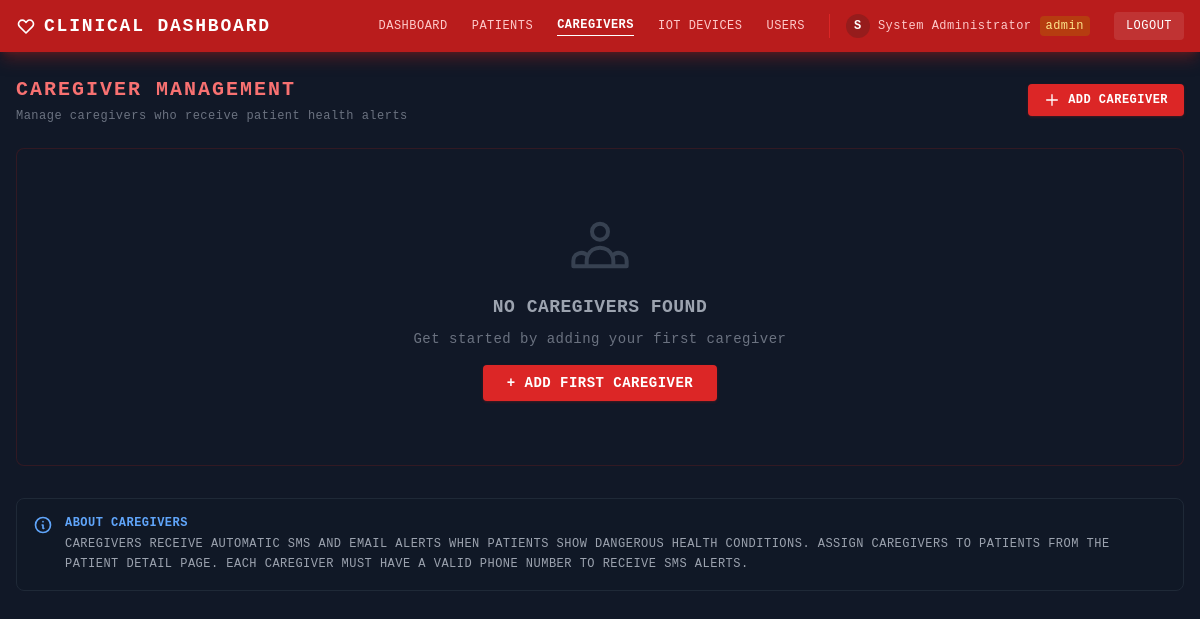
The page /caregivers/add (signed in) on the database its author committed.
### app.py (models this page shows, shortened)
class User(UserMixin, db.Model):
    id = db.Column(db.Integer, primary_key=True)
    username = db.Column(db.String(80), unique=True, nullable=False)
    email = db.Column(db.String(120), unique=True, nullable=False)
    phone = db.Column(db.String(20))
    full_name = db.Column(db.String(100), nullable=False)
    password_hash = db.Column(db.String(200), nullable=False)
    role = db.Column(db.String(20), default='caregiver')  # admin, doctor, caregiver
    is_active = db.Column(db.Boolean, default=True)
    created_at = db.Column(db.DateTime, default=datetime.utcnow)
    patients = db.relationship('PatientCaregiver', foreign_keys='PatientCaregiver.caregiver_id', backref='caregiver')

### app.py (the view, shortened to what this page needs)
@app.route("/caregivers/add", methods=["GET", "POST"])
@login_required
@role_required('admin', 'doctor')
def add_caregiver():
    return render_template("add_caregiver.html")

### app.py (called while the page is built)
def role_required(*roles):
    def decorator(f):
        @wraps(f)
        def decorated_function(*args, **kwargs):
            if not current_user.is_authenticated:
                flash('Please log in to access this page.', 'warning')
                return redirect(url_for('login'))
            if current_user.role not in roles:
                flash('You do not have permission to access this page.', 'error')
                return redirect(url_for('index'))
            return f(*args, **kwargs)
        return decorated_function
    return decorator

@login_manager.user_loader
def load_user(user_id):
    return User.query.get(int(user_id))

### templates/add_caregiver.html (shortened to what this page needs)
<!DOCTYPE html>
<html lang="en">
<head>
    <script src="https://cdn.tailwindcss.com"></script>
</head>
<body class="min-h-screen bg-[#111827] text-white" style="text-transform:uppercase;letter-spacing:.03em">
    <nav class="bg-red-700 shadow-lg shadow-red-900/50">
        <div class="max-w-7xl mx-auto px-4 py-3 flex items-center justify-between">
            <a href="/" class="text-white font-bold text-lg tracking-widest flex items-center gap-2">
                <svg class="w-5 h-5" fill="none" stroke="currentColor" stroke-width="2" viewBox="0 0 24 24">
                    <path stroke-linecap="round" stroke-linejoin="round" d="M4.318 6.318a4.5 4.5 0 000 6.364L12 20.364l7.682-7.682a4.5 4.5 0 00-6.364-6.364L12 7.636l-1.318-1.318a4.5 4.5 0 00-6.364 0z"/>
                </svg>
                Clinical Dashboard
            </a>
            <div class="hidden md:flex items-center gap-6">
                <a href="/" class="text-red-200 hover:text-white text-xs transition-colors">Dashboard</a>
                <a href="/patients" class="text-red-200 hover:text-white text-xs transition-colors">Patients</a>
                <a href="/caregivers" class="text-white text-xs font-bold border-b border-white pb-0.5">Caregivers</a>
                <a href="/devices" class="text-red-200 hover:text-white text-xs transition-colors">IoT Devices</a>
                {% if current_user.role == 'admin' %}
                <a href="/users" class="text-red-200 hover:text-white text-xs transition-colors">Users</a>
                {% endif %}
                <span class="text-red-200 text-xs normal-case border-l border-red-600 pl-4 flex items-center gap-2">
                    <span class="w-6 h-6 rounded-full bg-red-900/60 flex items-center justify-center text-white font-bold text-xs">
                        {{ current_user.full_name[0]|upper if current_user.full_name else '?' }}
                    </span>
                    {{ current_user.full_name }}
                    <span class="px-1.5 py-0.5 rounded text-xs
                        {% if current_user.role == 'admin' %}bg-amber-700/60 text-amber-200
                        {% elif current_user.role == 'doctor' %}bg-cyan-800/60 text-cyan-200
                        {% else %}bg-emerald-900/60 text-emerald-200{% endif %}">
                        {{ current_user.role }}
                    </span>
                </span>
                <a href="/logout" class="bg-white/10 hover:bg-white/20 text-white text-xs px-3 py-1.5 rounded transition-colors">Logout</a>
            </div>
        </div>
    </nav>
    <div class="max-w-7xl mx-auto px-4 py-6">
        <div class="flex flex-col sm:flex-row sm:items-center justify-between gap-4 mb-6">
            <div>
                <h1 class="text-xl font-bold text-red-400 tracking-widest">Caregiver Management</h1>
                <p class="text-xs text-gray-500 mt-1 normal-case">Manage caregivers who receive patient health alerts</p>
            </div>
            {% if current_user.role in ('admin', 'doctor') %}
            <a href="/caregivers/add"
               class="bg-red-600 hover:bg-red-700 text-white font-bold text-xs px-4 py-2 rounded transition-colors shadow shadow-red-900/40 inline-flex items-center gap-2">
                <svg class="w-4 h-4" fill="none" stroke="currentColor" stroke-width="2" viewBox="0 0 24 24">
                    <path stroke-linecap="round" stroke-linejoin="round" d="M12 4v16m8-8H4"/>
                </svg>
                Add Caregiver
            </a>
            {% endif %}
        </div>
        {% if caregivers and caregivers|length > 0 %}
        <div class="grid grid-cols-1 md:grid-cols-2 lg:grid-cols-3 gap-4">
            {% for caregiver in caregivers %}
            <div class="bg-gray-900 border border-red-800 rounded-lg overflow-hidden shadow-md shadow-red-950/30 hover:border-red-600 transition-all duration-300 hover-scale">
                <div class="bg-gradient-to-r from-red-900/40 to-red-800/20 px-4 py-3 border-b border-red-800">
                    <div class="flex items-center gap-3">
                        <div class="w-10 h-10 rounded-full bg-red-700/60 flex items-center justify-center text-white font-bold text-lg flex-shrink-0">
                            {{ caregiver.full_name[0]|upper if caregiver.full_name else caregiver.name[0]|upper if caregiver.name else '?' }}
                        </div>
                        <div class="flex-1">
                            <h3 class="text-sm font-bold text-white">{{ caregiver.full_name if caregiver.full_name else caregiver.name }}</h3>
                            <p class="text-xs text-gray-400 normal-case">
                                {% if caregiver.role %}
                                    Role: {{ caregiver.role }}
                                {% else %}
                                    Caregiver
                                {% endif %}
                            </p>
                        </div>
                        {% if caregiver.is_active is defined %}
                            {% if caregiver.is_active %}
                            <span class="inline-flex items-center gap-1">
                                <span class="w-1.5 h-1.5 rounded-full bg-green-400 pulse-animation"></span>
                                <span class="text-green-400 text-xs">Active</span>
                            </span>
                            {% else %}
                            <span class="inline-flex items-center gap-1">
                                <span class="w-1.5 h-1.5 rounded-full bg-gray-500"></span>
                                <span class="text-gray-500 text-xs">Inactive</span>
                            </span>
                            {% endif %}
                        {% endif %}
                    </div>
                </div>
                <div class="p-4 space-y-3">
                    <div class="space-y-2">
                        {% if caregiver.email %}
                        <div class="flex items-center gap-2 text-xs">
                            <svg class="w-3.5 h-3.5 text-gray-500" fill="none" stroke="currentColor" stroke-width="2" viewBox="0 0 24 24">
                                <path stroke-linecap="round" stroke-linejoin="round" d="M3 8l7.89 5.26a2 2 0 002.22 0L21 8M5 19h14a2 2 0 002-2V7a2 2 0 00-2-2H5a2 2 0 00-2 2v10a2 2 0 002 2z"/>
                            </svg>
                            <span class="text-gray-400 normal-case truncate">{{ caregiver.email }}</span>
                        </div>
                        {% endif %}
                        {% if caregiver.phone %}
                        <div class="flex items-center gap-2 text-xs">
                            <svg class="w-3.5 h-3.5 text-gray-500" fill="none" stroke="currentColor" stroke-width="2" viewBox="0 0 24 24">
                                <path stroke-linecap="round" stroke-linejoin="round" d="M3 5a2 2 0 012-2h3.28a1 1 0 01.948.684l1.498 4.493a1 1 0 01-.502 1.21l-2.257 1.13a11.042 11.042 0 005.516 5.516l1.13-2.257a1 1 0 011.21-.502l4.493 1.498a1 1 0 01.684.949V19a2 2 0 01-2 2h-1C9.716 21 3 14.284 3 6V5z"/>
                            </svg>
                            <span class="text-gray-400 normal-case">{{ caregiver.phone }}</span>
                        </div>
                        {% endif %}
                        {% if caregiver.created_at %}
                        <div class="flex items-center gap-2 text-xs">
                            <svg class="w-3.5 h-3.5 text-gray-500" fill="none" stroke="currentColor" stroke-width="2" viewBox="0 0 24 24">
                                <path stroke-linecap="round" stroke-linejoin="round" d="M8 7V3m8 4V3m-9 8h10M5 21h14a2 2 0 002-2V7a2 2 0 00-2-2H5a2 2 0 00-2 2v12a2 2 0 002 2z"/>
                            </svg>
                            <span class="text-gray-500 normal-case">
                                Joined:
                                {% if caregiver.created_at is string %}
                                    {{ caregiver.created_at[:10] }}
                                {% else %}
                                    {{ caregiver.created_at.strftime('%Y-%m-%d') if caregiver.created_at.strftime else caregiver.created_at }}
                                {% endif %}
                            </span>
                        </div>
                        {% endif %}
                    </div>
                    {% if caregiver.patient_count is defined %}
                    <div class="border-t border-red-900/30 pt-2 mt-2">
                        <div class="flex items-center justify-between text-xs">
                            <span class="text-gray-500">Assigned Patients</span>
                            <span class="text-red-400 font-bold">{{ caregiver.patient_count }}</span>
                        </div>
                    </div>
                    {% endif %}
                </div>
                <div class="px-4 pb-4 flex gap-2">
                    {% if current_user.role in ('admin', 'doctor') %}
                    <a href="/caregivers/{{ caregiver.id }}/edit"
                       class="flex-1 text-center bg-gray-800 hover:bg-gray-700 text-gray-300 font-bold text-xs py-1.5 rounded transition-colors inline-flex items-center justify-center gap-1">
                        <svg class="w-3 h-3" fill="none" stroke="currentColor" stroke-width="2" viewBox="0 0 24 24">
                            <path stroke-linecap="round" stroke-linejoin="round" d="M11 5H6a2 2 0 00-2 2v11a2 2 0 002 2h11a2 2 0 002-2v-5m-1.414-9.414a2 2 0 112.828 2.828L11.828 15H9v-2.828l8.586-8.586z"/>
                        </svg>
                        Edit
                    </a>
                    {% endif %}
                    {% if caregiver.email %}
                    <a href="mailto:{{ caregiver.email }}"
                       class="flex-1 text-center bg-blue-800 hover:bg-blue-700 text-gray-300 font-bold text-xs py-1.5 rounded transition-colors inline-flex items-center justify-center gap-1">
                        <svg class="w-3 h-3" fill="none" stroke="currentColor" stroke-width="2" viewBox="0 0 24 24">
                            <path stroke-linecap="round" stroke-linejoin="round" d="M3 8l7.89 5.26a2 2 0 002.22 0L21 8M5 19h14a2 2 0 002-2V7a2 2 0 00-2-2H5a2 2 0 00-2 2v10a2 2 0 002 2z"/>
                        </svg>
                        Email
                    </a>
                    {% endif %}
                    {% if caregiver.phone %}
                    <a href="tel:{{ caregiver.phone }}"
                       class="flex-1 text-center bg-emerald-800 hover:bg-emerald-700 text-gray-300 font-bold text-xs py-1.5 rounded transition-colors inline-flex items-center justify-center gap-1">
                        <svg class="w-3 h-3" fill="none" stroke="currentColor" stroke-width="2" viewBox="0 0 24 24">
                            <path stroke-linecap="round" stroke-linejoin="round" d="M3 5a2 2 0 012-2h3.28a1 1 0 01.948.684l1.498 4.493a1 1 0 01-.502 1.21l-2.257 1.13a11.042 11.042 0 005.516 5.516l1.13-2.257a1 1 0 011.21-.502l4.493 1.498a1 1 0 01.684.949V19a2 2 0 01-2 2h-1C9.716 21 3 14.284 3 6V5z"/>
                        </svg>
                        Call
                    </a>
                    {% endif %}
                </div>
            </div>
            {% endfor %}
        </div>
        {% else %}
        <div class="bg-gray-900 border border-red-900/30 rounded-lg px-6 py-16 text-center">
            <h3 class="text-lg font-bold text-gray-400 mb-2">No Caregivers Found</h3>
            <p class="text-gray-500 text-sm normal-case mb-4">Get started by adding your first caregiver</p>
            {% if current_user.role in ('admin', 'doctor') %}
            <a href="/caregivers/add"
               class="inline-block bg-red-600 hover:bg-red-700 text-white font-bold text-sm px-6 py-2 rounded transition-colors shadow shadow-red-900/40">
                + Add First Caregiver
            </a>
            {% endif %}
        </div>
        {% endif %}
        <div class="mt-8 bg-gray-900/50 border border-gray-800 rounded-lg p-4">
            <div class="flex items-start gap-3">
                <div class="flex-shrink-0">
                    <svg class="w-5 h-5 text-blue-400" fill="none" stroke="currentColor" stroke-width="2" viewBox="0 0 24 24">
                        <path stroke-linecap="round" stroke-linejoin="round" d="M13 16h-1v-4h-1m1-4h.01M21 12a9 9 0 11-18 0 9 9 0 0118 0z"/>
                    </svg>
                </div>
                <div>
                    <h4 class="text-xs font-bold text-blue-400 mb-1">About Caregivers</h4>
                    <p class="text-xs text-gray-400 leading-relaxed">
                        Caregivers receive automatic SMS and email alerts when patients show dangerous health conditions.
                        Assign caregivers to patients from the patient detail page. Each caregiver must have a valid phone
                        number to receive SMS alerts.
                    </p>
                </div>
            </div>
        </div>
    </div>
</body>
</html>

### templates/add_caregiver.html (style rules this page uses)
body { font-family: 'Courier New', Courier, monospace; }

### rows shown on the page
User: full_name "S", full_name "System Administrator", role "admin"
